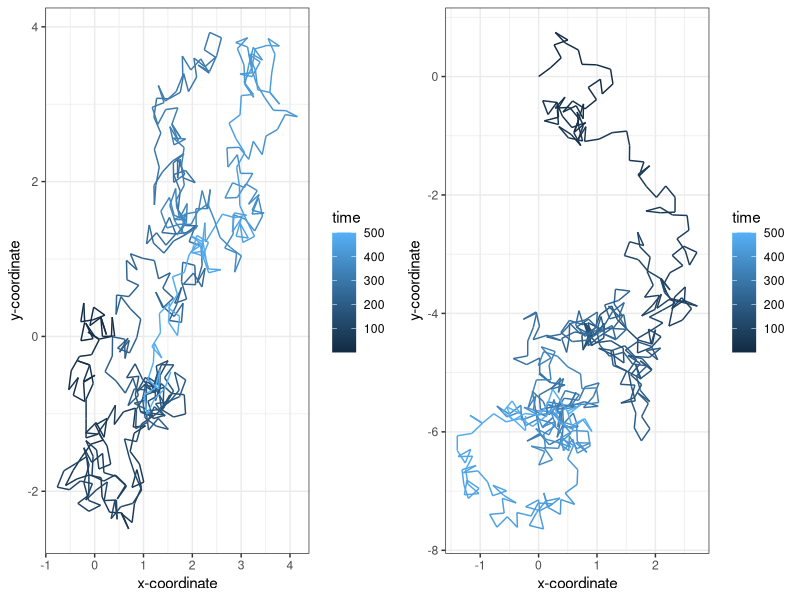

Write the R code that produced this figure.
install.packages("ggplot2")
install.packages("gridExtra")

library(ggplot2)
library(gridExtra)

random_walk  <- function (n_steps) {
  
  df <- data.frame(x = rep(NA, n_steps), y = rep(NA, n_steps), time = 1:n_steps)
  
  df[1,] <- c(0,0,1)
  
  for (i in 2:n_steps) {
    
    h <- 0.25
    
    angle <- runif(1, min = 0, max = 2*pi)
    
    df[i,1] <- df[i-1,1] + cos(angle)*h
    
    df[i,2] <- df[i-1,2] + sin(angle)*h
    
    df[i,3] <- i
    
  }
  
  return(df)
  
}

data1 <- random_walk(500)

plot1 <- ggplot(aes(x = x, y = y), data = data1) +
  
  geom_path(aes(colour = time)) +
  
  theme_bw() +
  
  xlab("x-coordinate") +
  
  ylab("y-coordinate")

data2 <- random_walk(500)

plot2 <- ggplot(aes(x = x, y = y), data = data2) +
  
  geom_path(aes(colour = time)) +
  
  theme_bw() +
  
  xlab("x-coordinate") +
  
  ylab("y-coordinate")

grid.arrange(plot1, plot2, ncol=2)
